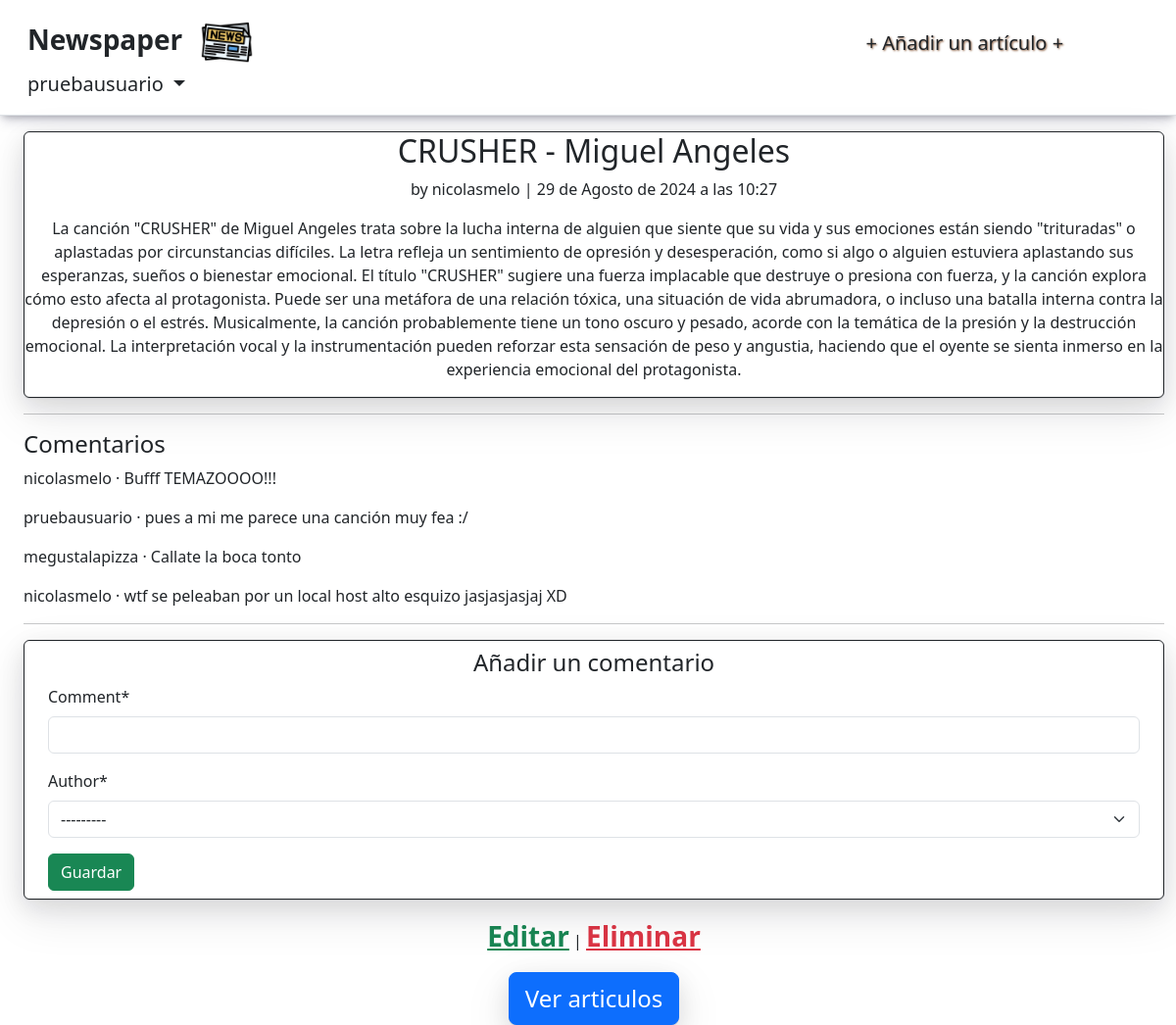
Screenshot of /articles/2/ (signed in) with the database file from the repository.
### accounts/models.py (models this page shows)
class CustomUser(AbstractUser): #Edad del usuario (En blanco para que este la registre)
    age = models.PositiveIntegerField(null=True, blank=True) #Agregando la edad null para el User

### articles/models.py (models this page shows, shortened)
class Article(models.Model):
    title = models.CharField(max_length=255)
    body = models.TextField()
    date = models.DateTimeField(auto_now_add=True)
    author = models.ForeignKey(
        settings.AUTH_USER_MODEL,
        on_delete=models.CASCADE,
    )

class Comment(models.Model):
    article = models.ForeignKey(Article, on_delete=models.CASCADE,)
    comment = models.CharField(max_length=140)
    author = models.ForeignKey(
        settings.AUTH_USER_MODEL,
        on_delete=models.CASCADE,
    )
    def __str__(self):
        return self.comment

### articles/views.py (the view, shortened to what this page needs)
# urls.py: path("<int:pk>/", ArticleDetailsView.as_view(), name='article_details'),
class ArticleDetailsView(LoginRequiredMixin, View): #Creando la vista para ver los detalles del artículo (El usuario deberá esta logueado)
    def get(self, request, *args, **kwargs):
        view = CommentGet.as_view() #Ver comentarios
        return view(request, *args, **kwargs)

### articles/forms.py
class CommentForm(forms.ModelForm): #Formato del comentario
    class Meta:
        model = Comment
        fields = ("comment", "author")

### articles/views.py (called while the page is built)
    def get_context_data(self, **kwargs):
        context = super().get_context_data(**kwargs)
        context['form'] = CommentForm()
        return context

### templates/article_details.html (shortened to what this page needs)
{% extends "base.html" %}
{% load crispy_forms_tags %}
{% block content %}
    <div class="article-entry card border-dark text-center" style="width: 100%; max-width: 2000px; box-shadow: rgba(17, 17, 26, 0.1) 0px 1px 0px, rgba(17, 17, 26, 0.1) 0px 8px 24px, rgba(17, 17, 26, 0.1) 0px 16px 48px;">
        <h2>{{ object.title }}</h2>
        <p>by {{ object.author }} | {{ object.date }}</p>
        <p>{{ object.body }}</p>
    </div>
    <hr>
    <h4>Comentarios</h4>
    {% for comment in article.comment_set.all %}
        <p>{{ comment.author }} &middot; {{ comment }} </p>
    {% endfor %}
    <hr>
    <div class="article-entry card border-dark px-4 py-2 mb-3" style="width: 100%; max-width: 2000px; box-shadow: rgba(17, 17, 26, 0.1) 0px 1px 0px, rgba(17, 17, 26, 0.1) 0px 8px 24px, rgba(17, 17, 26, 0.1) 0px 16px 48px;">
        <h4 class="text-center">Añadir un comentario</h4>
        <form action="" method="post">
            {{ form|crispy }}
            <button class="btn btn-success ml-2" type="submit">Guardar</button>
        </form>
    </div>
    <div class="d-flex justify-content-center">
        <p><a href="{% url 'article_edit' article.pk %}" class="text-success fw-bold fs-3">Editar</a> | <a href="{% url 'article_delete' article.pk %}" class="text-danger fw-bold fs-3">Eliminar</a></p>
    </div>
    <div class="d-flex justify-content-center">
        <a href="{% url 'article_list' %}" class="btn btn-primary btn-lg fs-4" style="box-shadow: rgba(17, 17, 26, 0.1) 0px 1px 0px, rgba(17, 17, 26, 0.1) 0px 8px 24px, rgba(17, 17, 26, 0.1) 0px 16px 48px;">Ver articulos</a>
    </div>
{% endblock content %}

### templates/base.html (shortened to what this page needs)
<!DOCTYPE html>
{% load static %}
<html>
    <head>
        <link rel="stylesheet" href="{% static '/css/bootstrap.min.css' %}">
    </head>
    <body>
        <header class="p-3 mb-3 border-bottom" style="box-shadow: rgba(50, 50, 93, 0.25) 0px 6px 12px -2px, rgba(0, 0, 0, 0.3) 0px 3px 7px -3px;">
            <div class="container-fluid">
                <div class="d-flex flex-wrap align-items-center justify-content-center justify-content-lg-start">
                    <a class="navbar-brand fw-bold fs-3" href="{% url 'home' %}">Newspaper
                        <img class="img-fluid" src="{% static 'img/7063304.png' %}" style="width: 8%; margin-left: 10px;">
                    </a>
                        <ul class="nav col-12 col-lg-auto me-lg-auto mb-2 justify-content-center mb-md-0" style="margin-left: 160px; text-shadow: 1px 1px 2px rgb(141, 96, 66);">
                        {% if user.is_authenticated %}
                            <li><a href="{% url 'article_new' %}" class="nav-link px-2 link-dark fs-5">+ Añadir un artículo +</a></li>
                            </ul>
                            <div class="dropdown text-end">
                                <a href="#" class="d-block link-dark text-decoration-none dropdown-toggle fs-5" id="dropdownUser1" data-bs-toggle="dropdown" aria-expanded="false">
                                    {{ user.username }}
                                </a>
                            </div>
                        {% endif %}
                </div>
            </div>
        </header>
        <div class="container-fluid ps-4">
            <main>
                {% block content %}{% endblock content %}
            </main>
        </div>
    </body>
</html>

### rows the page displays
CustomUser: username "pruebausuario"
Article: title "CRUSHER - Miguel Angeles", author "nicolasmelo", date "29 de Agosto de 2024 a las 10:27", body "La canción \"CRUSHER\" de Miguel Angeles trata sobre la lucha interna de alguien que siente que su vida y sus emociones están siendo \"trituradas\" o aplastadas por circunstancias difíciles. La letra refleja un sentimiento de opresión y desesperación, como si algo o alguien estuviera aplastando sus esperanzas, sueños o bienestar emocional. El título \"CRUSHER\" sugiere una fuerza implacable que destruye o presiona con fuerza, y la canción explora cómo esto afecta al protagonista. Puede ser una metáfora de una relación tóxica, una situación de vida abrumadora, o incluso una batalla interna contra la depresión o el estrés. Musicalmente, la canción probablemente tiene un tono oscuro y pesado, acorde…"
Comment: author "nicolasmelo", comment "Bufff TEMAZOOOO!!!"
Comment: author "pruebausuario", comment "pues a mi me parece una canción muy fea :/"
Comment: author "megustalapizza", comment "Callate la boca tonto"
Comment: author "nicolasmelo", comment "wtf se peleaban por un local host alto esquizo jasjasjasjaj XD"
